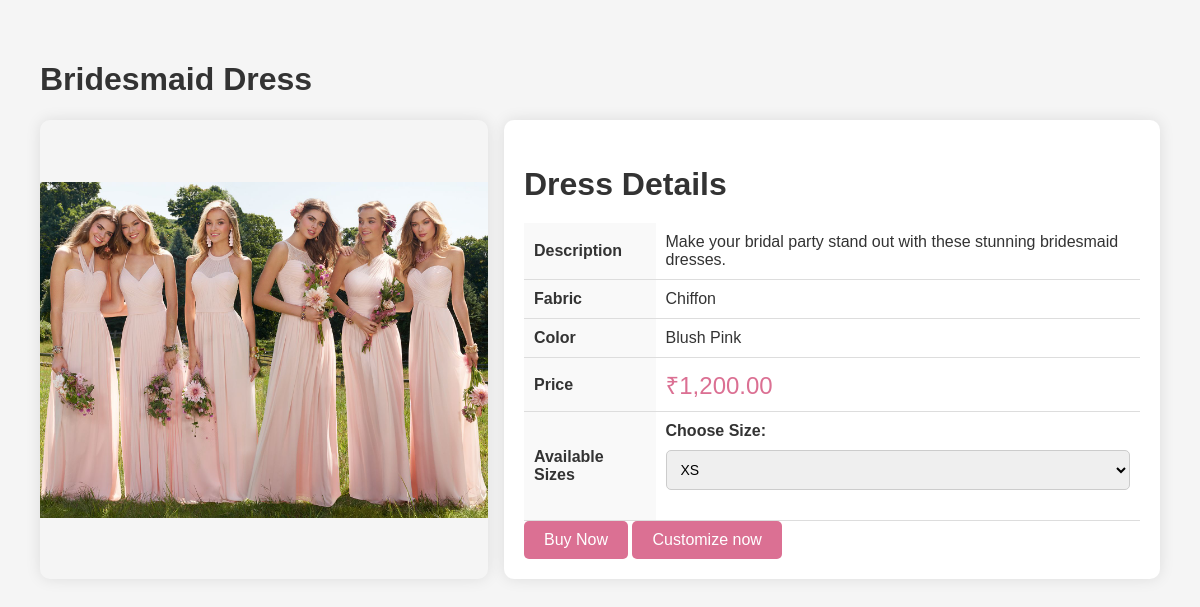
Page /customerDashboard/dress_details.php?id=3 on the committed database.
### tables this page shows
CREATE TABLE `dress` (
  `DRESS_ID` int(11) NOT NULL,
  `NAME` varchar(100) NOT NULL,
  `DESCRIPTION` text DEFAULT NULL,
  `FABRIC` varchar(50) NOT NULL,
  `COLOR` varchar(100) NOT NULL,
  `SIZES` varchar(100) NOT NULL,
  `BASE_PRICE` decimal(10,2) NOT NULL,
  `IMAGE_URL` varchar(255) DEFAULT NULL,
  `CREATED_AT` datetime NOT NULL DEFAULT current_timestamp()
);

### customerDashboard/dress_details.php (the view, shortened to what this page needs)
<?php
$dbcon = mysqli_connect("localhost", "root", "", "fashion");
if (isset($_GET['id']) && is_numeric($_GET['id'])) {
    $dress_id = intval($_GET['id']);
    $sql = "SELECT * FROM dress WHERE DRESS_ID = $dress_id";
    $result = mysqli_query($dbcon, $sql);
    if ($result->num_rows > 0) {
        $dress = $result->fetch_assoc();
    } else {
        echo "Dress not found.";
        exit();
    }
} else {
    echo "Invalid dress ID.";
    exit();
}
?>
<!DOCTYPE html>
<html lang="en">
<head>
</head>
<body>
    <div class="container">
        <h1><?php echo htmlspecialchars($dress['NAME']); ?></h1>
        <div class="dress-details">
            <img src="<?php echo htmlspecialchars($dress['IMAGE_URL']); ?>" alt="<?php echo htmlspecialchars($dress['NAME']); ?>">
            <div class="dress-info">
                <h2>Dress Details</h2>
                <form action="" method="post">
                <table>
                    <tr>
                        <th>Description</th>
                        <td><?php echo htmlspecialchars($dress['DESCRIPTION']); ?></td>
                    </tr>
                    <tr>
                        <th>Fabric</th>
                        <td><?php echo htmlspecialchars($dress['FABRIC']); ?></td>
                    </tr>
                    <tr>
                        <th>Color</th>
                        <td><?php echo htmlspecialchars($dress['COLOR']); ?></td>
                    </tr>
                    <tr>
                        <th>Price</th>
                        <td class="price">₹<?php echo number_format($dress['BASE_PRICE'], 2); ?></td>
                    </tr>
                    <tr>
                        <th>Available Sizes</th>
                        <td>
                            <div class="form-group">
                                <label for="sizes">Choose Size:</label>
                                <select id="sizes" name="sizes">
                                    <option value="xs">XS</option>
                                </select>
                           </div>
                        </td>
                    </tr>
                </table>
                <button class="buy-button" name="buy-dress">Buy Now</button>
                <button class="buy-button">Customize now</button>
                </form>
            </div>
        </div>
    </div>
</body>
</html>

### customerDashboard/dress_details.php (style rules this page uses)
body { font-family: 'Arial', sans-serif; margin: 0; padding: 0; background-color: #f5f5f5; color: #333; }
.container { padding: 40px; max-width: 1200px; margin: auto; }
.dress-details { display: flex; justify-content: space-between; margin-top: 20px; }
.dress-details img { width: 40%; height: auto; object-fit: contain; border-radius: 10px; box-shadow: 0 0 15px rgba(0, 0, 0, 0.1); }
.dress-info { width: 55%; padding: 20px; background-color: #fff; border-radius: 10px; box-shadow: 0 0 15px rgba(0, 0, 0, 0.1); }
.dress-info h2 { font-size: 2em; margin-bottom: 20px; color: #333; }
.dress-info table { width: 100%; border-collapse: collapse; }
.dress-info table th, .dress-info table td { padding: 10px; text-align: left; border-bottom: 1px solid #ddd; }
.dress-info table th { background-color: #f9f9f9; color: #333; }
.price { font-size: 1.5em; color: palevioletred; margin-bottom: 20px; }
.buy-button { background-color: palevioletred; color: white; padding: 10px 20px; border: none; border-radius: 5px; cursor: pointer; font-size: 1em; transition: background-color 0.3s ease; }
.form-group { margin-bottom: 15px; display: flex; flex-direction: column; }
.form-group label { margin-bottom: 5px; font-weight: 600; }
.form-group input, .form-group select, .form-group textarea { width: 100%; padding: 10px; margin: 5px 0; border: 1px solid #ccc; border-radius: 5px; font-size: 14px; }

### rows in the picture
dress: NAME "Bridesmaid Dress", DESCRIPTION "Make your bridal party stand out with these stunning bridesmaid dresses.", FABRIC "Chiffon", COLOR "Blush Pink", BASE_PRICE "1,200.00"
